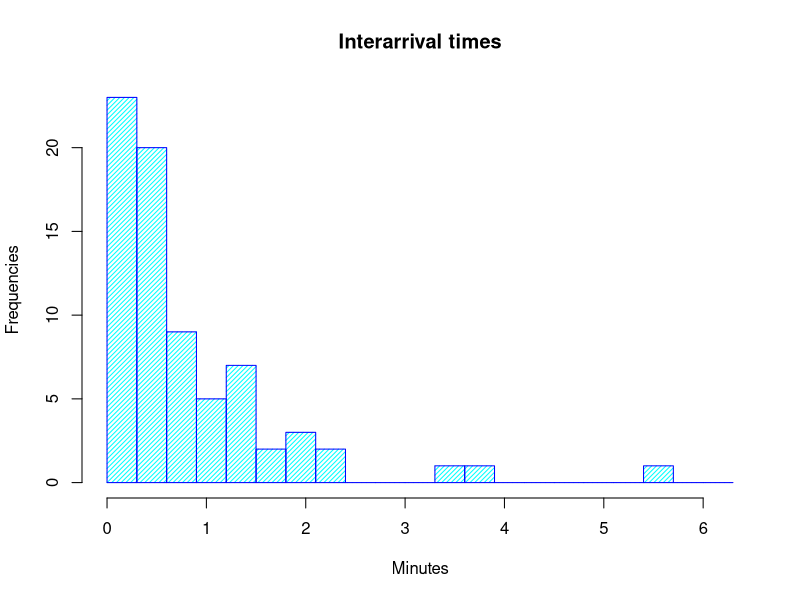
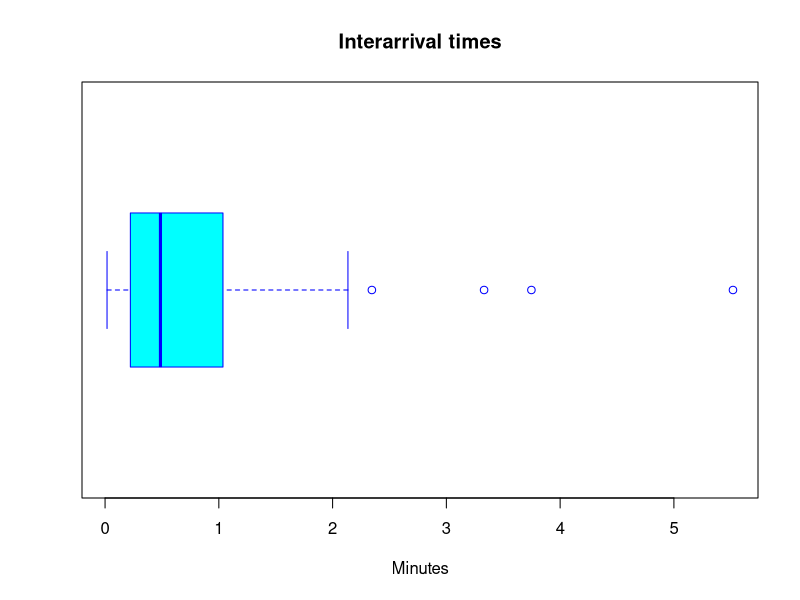
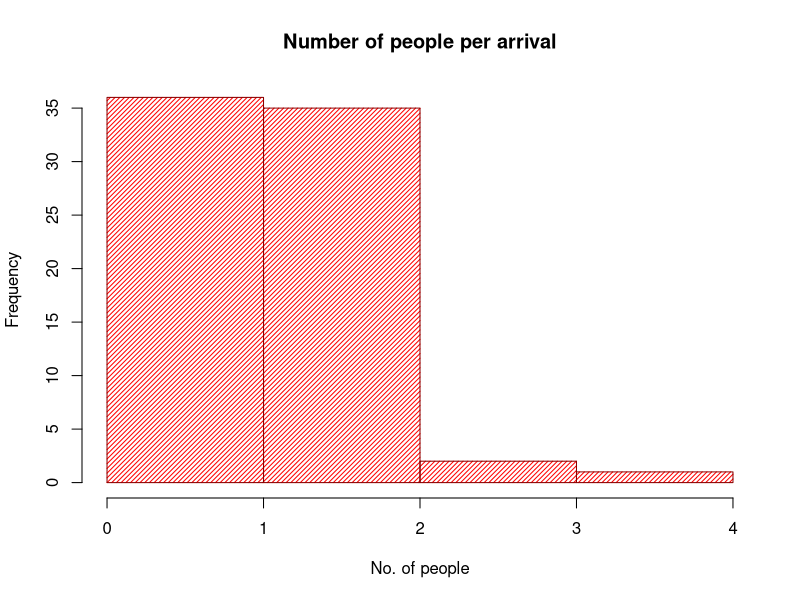
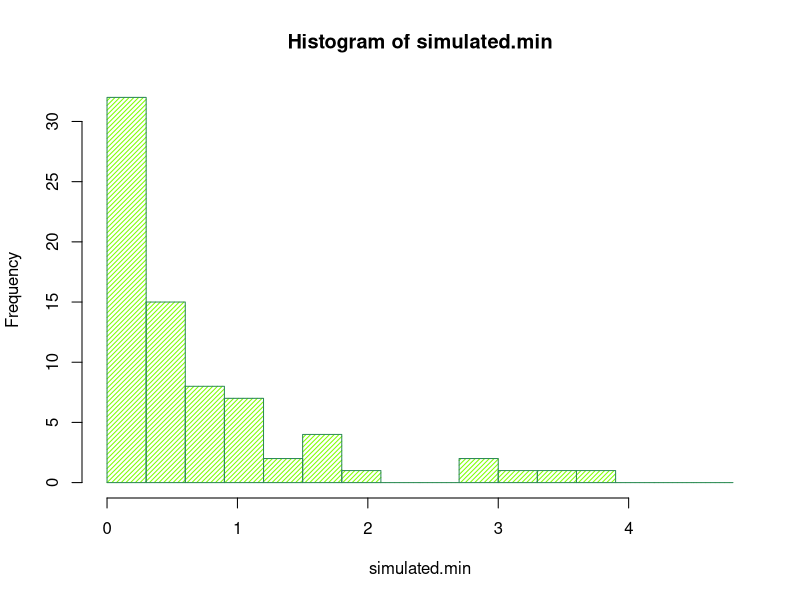
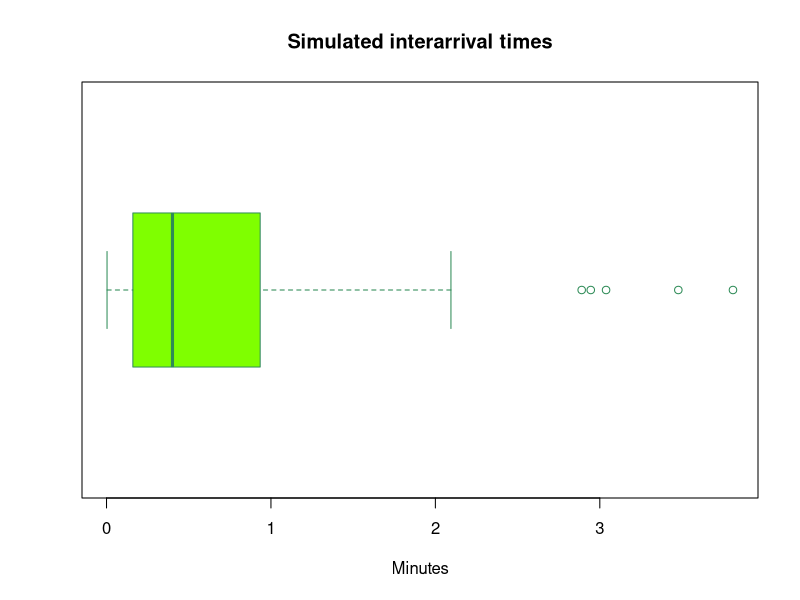
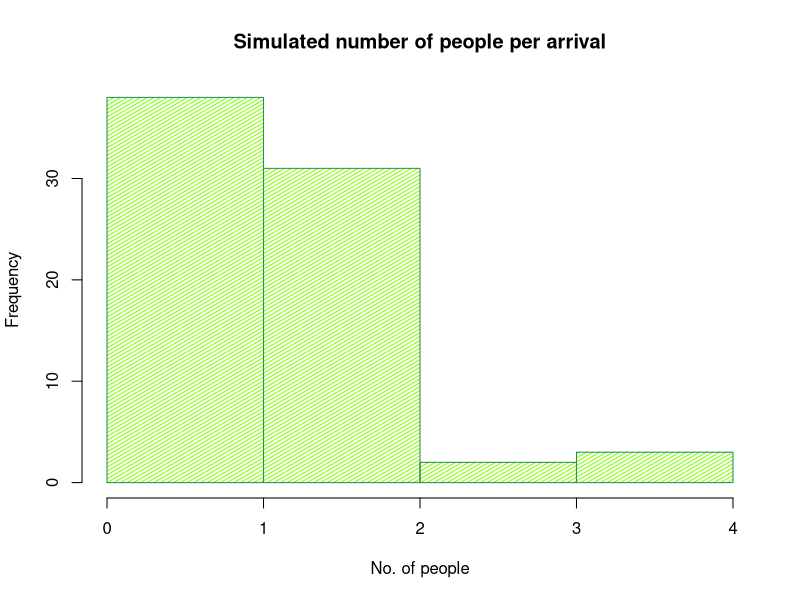

Write R code to recreate these figures, in order.
#-------------------------------------------------------------------------------
#                           Loading data
#-------------------------------------------------------------------------------

# Observed data
data <- read.csv('data.txt',header=T)

# Take a look of the data
View(data)

# Total minutes ~ 60 minutes (~ 1 hour of observations)
total_minutes <- sum(data$min)+sum(data$sec)/60+sum(data$cent)/100/60
print(total_minutes)

# Compute the inter-arrival times in minutes
interarrivals <- data$min + data$sec/60 + data$cent/100/60

# Range of the bins for the histogram
bins.range <- 0.3

# Intervals of the histograms
breaks.points1 <- seq(0,max(interarrivals)+1,bins.range)

# Histogram of observed data
x.lab <- 'Minutes'
y.lab <- 'Frequencies'
main.lab <- 'Interarrival times'

hist(interarrivals,breaks=breaks.points1,xlab=x.lab,ylab=y.lab,main=main.lab,
     col='cyan',border='blue',density=30)

# Boxplot of observed data
boxplot(interarrivals,col='cyan',border='blue',horizontal=T,xlab='Minutes',
        main='Interarrival times')

# Customers arrive alone or in groups according to the observed probabilities
# Probability list -> probability vector
break.points2 <- seq(0,max(data$pers),1)

hist(data$pers,xlab='No. of people',breaks=break.points2,
     main='Number of people per arrival',col='red',border='red4',density=30)

# Calculating relative frequencies
p <- table(data$pers)/sum(data$pers)
p.vec <- c(p[[1]],p[[2]],p[[3]],p[[4]])

names(p.vec) <- c('p(1)','p(2)','p(3)','p(4)')

# Vector of observed number of people per arrival
n.of.people <- min(data$pers):max(data$pers)
print(p.vec)

#-------------------------------------------------------------------------------
#                           Simulation
#-------------------------------------------------------------------------------

# Estimated parameters of the exponential distribution
x.rate <- length(data$num)

# Remember that mean = 1/x.rate
# meaning that, on average, we expect a new arrival every 1/74 of an hour.
# (1/74 =~ 0.01355)
# The random number generated using rexp() will be fractions of an hour.
lambda <- x.rate

# Number of simulated samples
n <- 74

# Set.seed()
set.seed(300)

# Let's generate random samples
# The random number generated using rexp() will be fractions of an hour.
simulated <- rexp(n,rate=lambda)

# We expect mean(simulated) =~ 0.01355* of an hour
avg <- mean(simulated)
print(paste('Average inter-arrival time (fraction of an hour)',avg)) # *
print(paste('Average inter-arrival time (minutes)',avg*60))
print(paste('Average inter-arrival time (seconds)',avg*60*60))

# Let's convert the simulated interarrival times into minutes
simulated.min <- simulated * 60

# Let's plot the histogram
breaks.points <- seq(0,max(simulated.min)+1,bins.range)
hist(simulated.min,col='chartreuse',breaks=breaks.points,border='seagreen',density=30)

boxplot(simulated.min,col='chartreuse',border='seagreen',horizontal=T,xlab='Minutes',
        main='Simulated interarrival times')

# Let's simulate the number of people per arrival
people.per.arr <- sample(x=n.of.people,size=n,replace=TRUE,prob=p.vec)

hist(people.per.arr,xlab='No. of people',breaks=break.points2,
     main='Simulated number of people per arrival',col='chartreuse',
     border='seagreen',density=30,angle=30)


